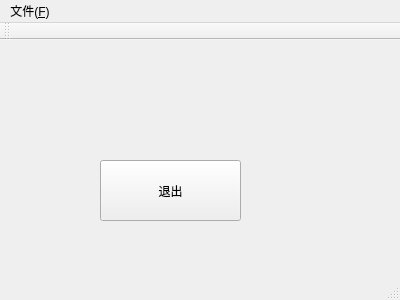
<?xml version="1.0" encoding="UTF-8"?>
<ui version="4.0">
 <class>MainWindow</class>
 <widget class="QMainWindow" name="MainWindow">
  <property name="geometry">
   <rect>
    <x>0</x>
    <y>0</y>
    <width>400</width>
    <height>300</height>
   </rect>
  </property>
  <property name="windowTitle">
   <string>MainWindow</string>
  </property>
  <widget class="QWidget" name="centralWidget">
   <widget class="QPushButton" name="pushButton">
    <property name="geometry">
     <rect>
      <x>100</x>
      <y>120</y>
      <width>141</width>
      <height>61</height>
     </rect>
    </property>
    <property name="text">
     <string>退出</string>
    </property>
   </widget>
  </widget>
  <widget class="QMenuBar" name="menuBar">
   <property name="geometry">
    <rect>
     <x>0</x>
     <y>0</y>
     <width>400</width>
     <height>28</height>
    </rect>
   </property>
   <widget class="QMenu" name="menu">
    <property name="title">
     <string>文件(&amp;F)</string>
    </property>
    <addaction name="action"/>
   </widget>
   <addaction name="menu"/>
  </widget>
  <widget class="QToolBar" name="mainToolBar">
   <attribute name="toolBarArea">
    <enum>TopToolBarArea</enum>
   </attribute>
   <attribute name="toolBarBreak">
    <bool>false</bool>
   </attribute>
  </widget>
  <widget class="QStatusBar" name="statusBar"/>
  <action name="action">
   <property name="icon">
    <iconset resource="res.qrc">
     <normaloff>:/res/images/1.jpg</normaloff>:/res/images/1.jpg</iconset>
   </property>
   <property name="text">
    <string>新建(&amp;N)</string>
   </property>
   <property name="shortcut">
    <string>Ctrl+N</string>
   </property>
  </action>
 </widget>
 <layoutdefault spacing="6" margin="11"/>
 <resources>
  <include location="res.qrc"/>
 </resources>
 <connections>
  <connection>
   <sender>pushButton</sender>
   <signal>clicked()</signal>
   <receiver>MainWindow</receiver>
   <slot>close()</slot>
   <hints>
    <hint type="sourcelabel">
     <x>193</x>
     <y>192</y>
    </hint>
    <hint type="destinationlabel">
     <x>287</x>
     <y>107</y>
    </hint>
   </hints>
  </connection>
 </connections>
</ui>
